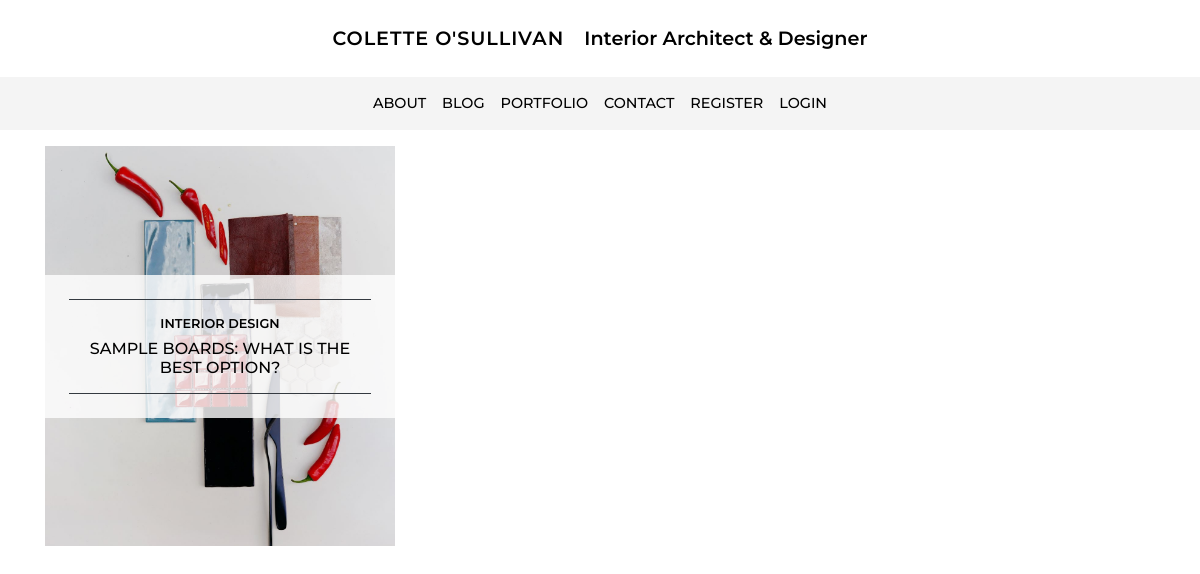
/blog/, run on an earlier commit of the app's database.
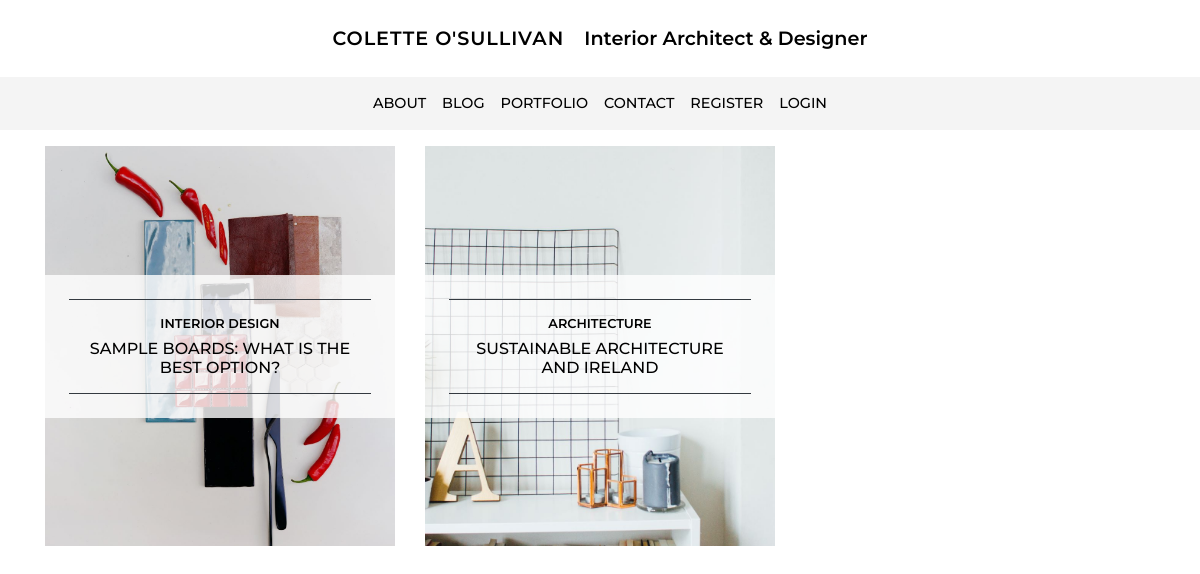
And on a later commit of the database.
### blog/models.py (models this page shows, shortened)
class Blog(models.Model):
    category = models.ForeignKey('Category', on_delete=models.CASCADE, related_name='blogs') # no null !!!
    title = models.CharField(max_length=50) # char blank - no blank
    date = models.DateField(default=timezone.now) # auto
    image = models.ImageField(default='blog_default.jpg', upload_to='blog_images') # image blank
    content = models.TextField(blank=True) # text blank
    order = models.IntegerField(null=True, blank=True) # null ok - should not be required in form!!!
    exclude = models.BooleanField(default=False) # yes no

class Category(models.Model):
    title = models.CharField(max_length=20)

### blog/views.py (the view)
# urls.py: path('', views.blogs, name='blogs'),
def blogs(request):
    blogs = Blog.objects.filter(exclude=False).order_by('order')
    context = {'blogs': blogs}
    return render(request, 'blog/blogs.html', context)

### blog/templates/blog/blogs.html (shortened to what this page needs)
{% extends 'base.html' %}
{% load static %}
{% block content%}
<div class="row">
    {% for blog in blogs %}
    <div class="col-12 col-md-6 col-lg-4">
        <div class="card rounded-0 border-0 mb-3">
            <div class="height4 d-flex justify-content-center background-img"
                style="background-image: url({{ blog.image.url }})">
                <div class="p-4 align-self-center opacity">
                    <div class="border-top border-bottom border-dark p-2">
                        <a href="{% url 'blog' pk=blog.id %}">
                            <h1 class="text-center font-600 font-8rem mt-2">{{ blog.category.title }}</h1>
                            <h2 class="text-center font-500 font-1rem">{{ blog.title }}</h2>
                        </a>
                    </div>
                </div>
            </div>
        </div>
    </div>
{% endfor %}
</div>
{% endblock %}

### templates/base.html (shortened to what this page needs)
{% load static %}
<!DOCTYPE html>
<html lang="en">
<head>
  <link rel="stylesheet" href="https://stackpath.bootstrapcdn.com/bootstrap/4.4.1/css/bootstrap.min.css"
>
  <link rel="stylesheet" href="https://cdnjs.cloudflare.com/ajax/libs/font-awesome/5.11.2/css/all.css">
  <link rel="stylesheet" href="{% static 'css/main.css' %}">
</head>
<body>
  <div class="mt-4 mb-4 text-center">
    <a href="{% url 'index' %}" class="">
      <span class="title">COLETTE O'SULLIVAN</span>
      <span class="title-tagline ml-3 d-none d-md-inline">Interior Architect & Designer</span>
    </a>
  </div>
  <nav class="navbar navbar-expand-lg navbar-light sticky-navbar mb-3" data-nav="navbar">
    <div class="collapse navbar-collapse" id="navbarNavAltMarkup">
      <div class="navbar-nav mx-auto">
        <a class="nav-item nav-link" href="{% url 'cv' %}">ABOUT</a>
        <a class="nav-item nav-link" href="{% url 'blogs' %}">BLOG</a>
        <a class="nav-item nav-link" href="{% url 'projects' %}">PORTFOLIO</a>
        <a class="nav-item nav-link" href="{% url 'cv' %}">CONTACT</a>
        {% if user.is_authenticated %}
        <a class="nav-item nav-link" href="{% url 'logout' %}">LOGOUT</a>
        <a class="nav-item nav-link" href="{% url 'profile' %}">PROFILE</a>
        {% else %}
        <a class="nav-item nav-link" href="{% url 'register' %}">REGISTER</a>
        <a class="nav-item nav-link" href="{% url 'login' %}">LOGIN</a>
        {% endif %}
      </div>
    </div>
  </nav>
  <div class="container">
    <div class="row">
      <div class="col-12">
        <main>
        {% block content %}{% endblock %}
      </main>
    </div>
  </div>
</body>
</html>

### static/css/main.css (style rules this page uses)
.font-500 { font-weight: 500; }
.font-600 { font-weight: 600; }
.font-8rem { font-size: .8rem; }
.font-1rem { font-size: 1rem; }
body { font-family: 'Asul', sans-serif; font-family: 'Kulim Park', sans-serif; font-family: 'Alef', sans-serif; font-family: 'Gudea', sans-serif; font-family: 'Comfortaa', cursive; font-family: 'Alata', sans-serif; font-family: 'Poppins', sans-serif; font-family: 'Merriweather', serif; font-family: 'Raleway', sans-serif; font-family: 'Montserrat', sans-serif; color: #36454f; color: #333537; color: black; }
h1, h2 { text-transform: uppercase; }
.title { font-size: 1.2rem; letter-spacing: .06rem; font-weight: 600; color: black; }
.title-tagline { font-size: 1.2rem; font-weight: 600; color: black; }
h1 { font-size: 1.2rem; font-weight: 500; }
h2 { font-size: 1.1rem; font-weight: 500; }
.opacity { background: rgba(255, 255, 255, .8); }
.height4 { min-height: 300px; }
nav { background-color: rgba(244, 244, 244, .95); color: #36454f!important; font-size: .9rem; font-weight: 500; }
a { color: #000000!important; }
.background-img { background-size: cover !important; background-position: center !important; height: 100%; }
@media (max-width: 1200px) { .sticky-navbar { position: -webkit-sticky; position: sticky; top: 0; z-index: 10; } }
@media (min-width: 992px) { .height4 { min-height: 400px; } }

What changed in the data, as far as the page shows it:
added Blog: image (picture), category "ARCHITECTURE", title "SUSTAINABLE ARCHITECTURE AND IRELAND"
